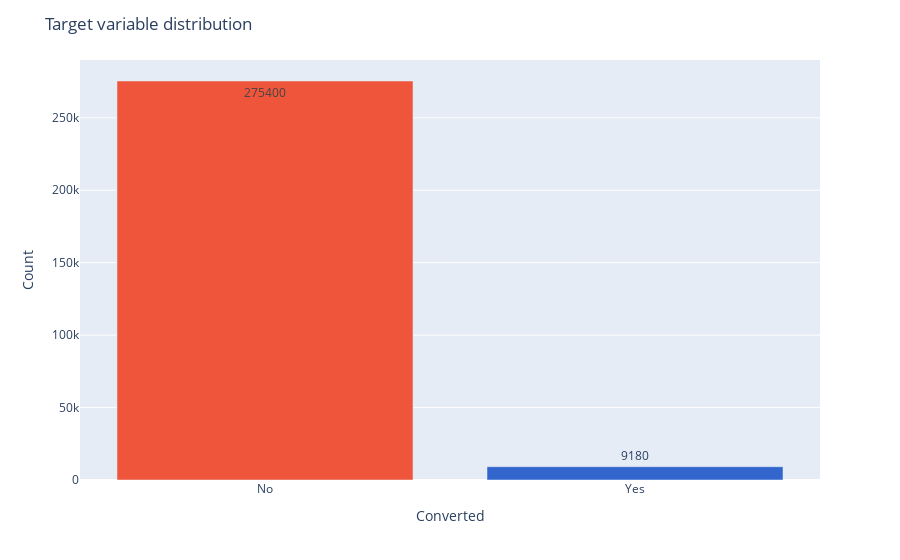

The code cell stored with this chart in its notebook:
### Markdown cell above
---

### Target variable

### Code cell
df_converted = data_train["converted"].map({0:"No", 1:"Yes"}).value_counts().reset_index()

fig_1 = px.bar(
    df_converted,
    x="converted",
    y="count",
    text="count",
    color="converted",
    color_discrete_map={"No":px.colors.qualitative.Plotly[1], "Yes":px.colors.qualitative.G10[0]}
)

fig_1.update_layout(
    title="Target variable distribution",
    xaxis_title="Converted",
    yaxis_title="Count",
    showlegend=False
)

fig_1.show()

### Figure 1 — Plotly figure (JSON) as saved in the notebook; plotly's stock layout.template omitted (floating-point values rounded to 4 significant figures)
{"data": [{"alignmentgroup": "True", "hovertemplate": "converted=%{x}<br>count=%{text}<extra></extra>", "legendgroup": "No", "marker": {"color": "#EF553B", "pattern": {"shape": ""}}, "name": "No", "offsetgroup": "No", "orientation": "v", "showlegend": true, "text": [275400], "textposition": "auto", "type": "bar", "x": ["No"], "xaxis": "x", "y": [275400], "yaxis": "y"}, {"alignmentgroup": "True", "hovertemplate": "converted=%{x}<br>count=%{text}<extra></extra>", "legendgroup": "Yes", "marker": {"color": "#3366CC", "pattern": {"shape": ""}}, "name": "Yes", "offsetgroup": "Yes", "orientation": "v", "showlegend": true, "text": [9180], "textposition": "auto", "type": "bar", "x": ["Yes"], "xaxis": "x", "y": [9180], "yaxis": "y"}], "layout": {"barmode": "relative", "legend": {"title": {"text": "converted"}, "tracegroupgap": 0}, "margin": {"t": 60}, "showlegend": false, "title": {"text": "Target variable distribution"}, "xaxis": {"anchor": "y", "categoryarray": ["No", "Yes"], "categoryorder": "array", "domain": [0, 1], "title": {"text": "Converted"}}, "yaxis": {"anchor": "x", "domain": [0, 1], "title": {"text": "Count"}}}}
